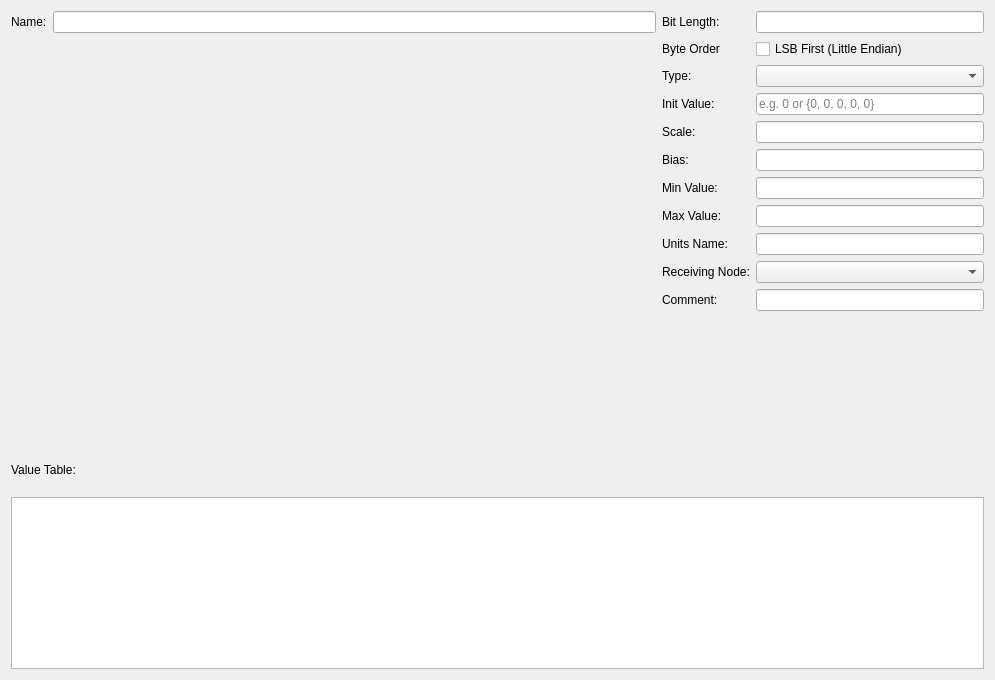
<?xml version="1.0" encoding="UTF-8"?>
<ui version="4.0">
 <class>dbSignalEditor</class>
 <widget class="QDialog" name="dbSignalEditor">
  <property name="geometry">
   <rect>
    <x>0</x>
    <y>0</y>
    <width>995</width>
    <height>680</height>
   </rect>
  </property>
  <property name="windowTitle">
   <string>Signal Editor</string>
  </property>
  <layout class="QVBoxLayout" name="verticalLayout" stretch="10,1,4">
   <item>
    <layout class="QHBoxLayout" name="horizontalLayout" stretch="2,1">
     <item>
      <layout class="QVBoxLayout" name="verticalLayout_2">
       <item>
        <layout class="QHBoxLayout" name="horizontalLayout_3">
         <item>
          <widget class="QLabel" name="label">
           <property name="text"><string>Name:</string></property>
          </widget>
         </item>
         <item>
          <widget class="QLineEdit" name="txtName"/>
         </item>
        </layout>
       </item>
       <item>
        <widget class="CANDataGrid" name="bitfield" native="true">
         <property name="sizePolicy">
          <sizepolicy hsizetype="Expanding" vsizetype="Expanding">
           <horstretch>0</horstretch>
           <verstretch>0</verstretch>
          </sizepolicy>
         </property>
         <property name="minimumSize">
          <size>
           <width>300</width>
           <height>300</height>
          </size>
         </property>
        </widget>
       </item>
      </layout>
     </item>
     <item>
      <layout class="QFormLayout" name="formLayout_2">

       <item row="0" column="0">
        <widget class="QLabel" name="label_4">
         <property name="text"><string>Bit Length:</string></property>
        </widget>
       </item>
       <item row="0" column="1">
        <widget class="QLineEdit" name="txtBitLength"/>
       </item>

       <item row="1" column="0">
        <widget class="QLabel" name="label_5">
         <property name="text"><string>Byte Order</string></property>
        </widget>
       </item>
       <item row="1" column="1">
        <widget class="QCheckBox" name="cbIntelFormat">
         <property name="text"><string>LSB First (Little Endian)</string></property>
        </widget>
       </item>

       <item row="2" column="0">
        <widget class="QLabel" name="label_6">
         <property name="text"><string>Type:</string></property>
        </widget>
       </item>
       <item row="2" column="1">
        <widget class="QComboBox" name="comboType"/>
       </item>

       <item row="3" column="0">
        <widget class="QLabel" name="label_initval">
         <property name="text"><string>Init Value:</string></property>
        </widget>
       </item>
       <item row="3" column="1">
        <widget class="QLineEdit" name="txtInitValue">
         <property name="placeholderText">
          <string>e.g. 0 or {0, 0, 0, 0, 0}</string>
         </property>
        </widget>
       </item>

       <item row="4" column="0">
        <widget class="QLabel" name="label_7">
         <property name="text"><string>Scale:</string></property>
        </widget>
       </item>
       <item row="4" column="1">
        <widget class="QLineEdit" name="txtScale"/>
       </item>

       <item row="5" column="0">
        <widget class="QLabel" name="label_8">
         <property name="text"><string>Bias:</string></property>
        </widget>
       </item>
       <item row="5" column="1">
        <widget class="QLineEdit" name="txtBias"/>
       </item>

       <item row="6" column="0">
        <widget class="QLabel" name="label_9">
         <property name="text"><string>Min Value:</string></property>
        </widget>
       </item>
       <item row="6" column="1">
        <widget class="QLineEdit" name="txtMinVal"/>
       </item>

       <item row="7" column="0">
        <widget class="QLabel" name="label_10">
         <property name="text"><string>Max Value:</string></property>
        </widget>
       </item>
       <item row="7" column="1">
        <widget class="QLineEdit" name="txtMaxVal"/>
       </item>

       <item row="8" column="0">
        <widget class="QLabel" name="label_12">
         <property name="text"><string>Units Name:</string></property>
        </widget>
       </item>
       <item row="8" column="1">
        <widget class="QLineEdit" name="txtUnitName"/>
       </item>

       <item row="9" column="0">
        <widget class="QLabel" name="label_11">
         <property name="text"><string>Receiving Node:</string></property>
        </widget>
       </item>
       <item row="9" column="1">
        <widget class="QComboBox" name="comboReceiver"/>
       </item>

       <item row="10" column="0">
        <widget class="QLabel" name="label_13">
         <property name="text"><string>Comment:</string></property>
        </widget>
       </item>
       <item row="10" column="1">
        <widget class="QLineEdit" name="txtComment"/>
       </item>

      </layout>
     </item>
    </layout>
   </item>

   <item>
    <widget class="QLabel" name="label_2">
     <property name="text"><string>Value Table:</string></property>
    </widget>
   </item>

   <item>
    <widget class="QTableWidget" name="valuesTable"/>
   </item>

  </layout>
 </widget>
 <customwidgets>
  <customwidget>
   <class>CANDataGrid</class>
   <extends>QWidget</extends>
   <header>candatagrid.h</header>
   <container>1</container>
  </customwidget>
 </customwidgets>
 <tabstops>
  <tabstop>txtBitLength</tabstop>
  <tabstop>cbIntelFormat</tabstop>
  <tabstop>comboType</tabstop>
  <tabstop>txtInitValue</tabstop>
  <tabstop>txtScale</tabstop>
  <tabstop>txtBias</tabstop>
  <tabstop>txtMinVal</tabstop>
  <tabstop>txtMaxVal</tabstop>
  <tabstop>txtUnitName</tabstop>
  <tabstop>comboReceiver</tabstop>
  <tabstop>txtComment</tabstop>
  <tabstop>valuesTable</tabstop>
 </tabstops>
 <resources/>
 <connections/>
</ui>
